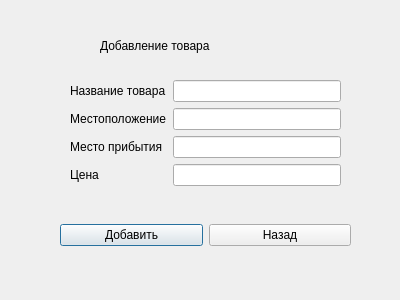
<?xml version="1.0" encoding="UTF-8"?>
<ui version="4.0">
 <class>add_product</class>
 <widget class="QDialog" name="add_product">
  <property name="geometry">
   <rect>
    <x>0</x>
    <y>0</y>
    <width>400</width>
    <height>300</height>
   </rect>
  </property>
  <property name="windowTitle">
   <string>Dialog</string>
  </property>
  <property name="styleSheet">
   <string notr="true"/>
  </property>
  <widget class="QWidget" name="horizontalLayoutWidget">
   <property name="geometry">
    <rect>
     <x>60</x>
     <y>220</y>
     <width>291</width>
     <height>31</height>
    </rect>
   </property>
   <layout class="QHBoxLayout" name="horizontalLayout">
    <item>
     <widget class="QPushButton" name="addProduct">
      <property name="text">
       <string>Добавить</string>
      </property>
     </widget>
    </item>
    <item>
     <widget class="QPushButton" name="back">
      <property name="text">
       <string>Назад</string>
      </property>
     </widget>
    </item>
   </layout>
  </widget>
  <widget class="QLabel" name="addproductLabel">
   <property name="geometry">
    <rect>
     <x>100</x>
     <y>30</y>
     <width>181</width>
     <height>31</height>
    </rect>
   </property>
   <property name="styleSheet">
    <string notr="true"/>
   </property>
   <property name="text">
    <string>Добавление товара</string>
   </property>
  </widget>
  <widget class="QWidget" name="formLayoutWidget">
   <property name="geometry">
    <rect>
     <x>70</x>
     <y>80</y>
     <width>271</width>
     <height>108</height>
    </rect>
   </property>
   <layout class="QFormLayout" name="formLayout">
    <item row="0" column="0">
     <widget class="QLabel" name="nameLabel">
      <property name="text">
       <string>Название товара</string>
      </property>
     </widget>
    </item>
    <item row="0" column="1">
     <widget class="QLineEdit" name="name"/>
    </item>
    <item row="1" column="0">
     <widget class="QLabel" name="placeLabel">
      <property name="text">
       <string>Местоположение</string>
      </property>
     </widget>
    </item>
    <item row="1" column="1">
     <widget class="QLineEdit" name="place"/>
    </item>
    <item row="2" column="0">
     <widget class="QLabel" name="placefromLabel">
      <property name="text">
       <string>Место прибытия</string>
      </property>
     </widget>
    </item>
    <item row="2" column="1">
     <widget class="QLineEdit" name="placefrom"/>
    </item>
    <item row="3" column="0">
     <widget class="QLabel" name="priceLabel">
      <property name="text">
       <string>Цена</string>
      </property>
     </widget>
    </item>
    <item row="3" column="1">
     <widget class="QLineEdit" name="price"/>
    </item>
   </layout>
  </widget>
 </widget>
 <resources/>
 <connections/>
</ui>
